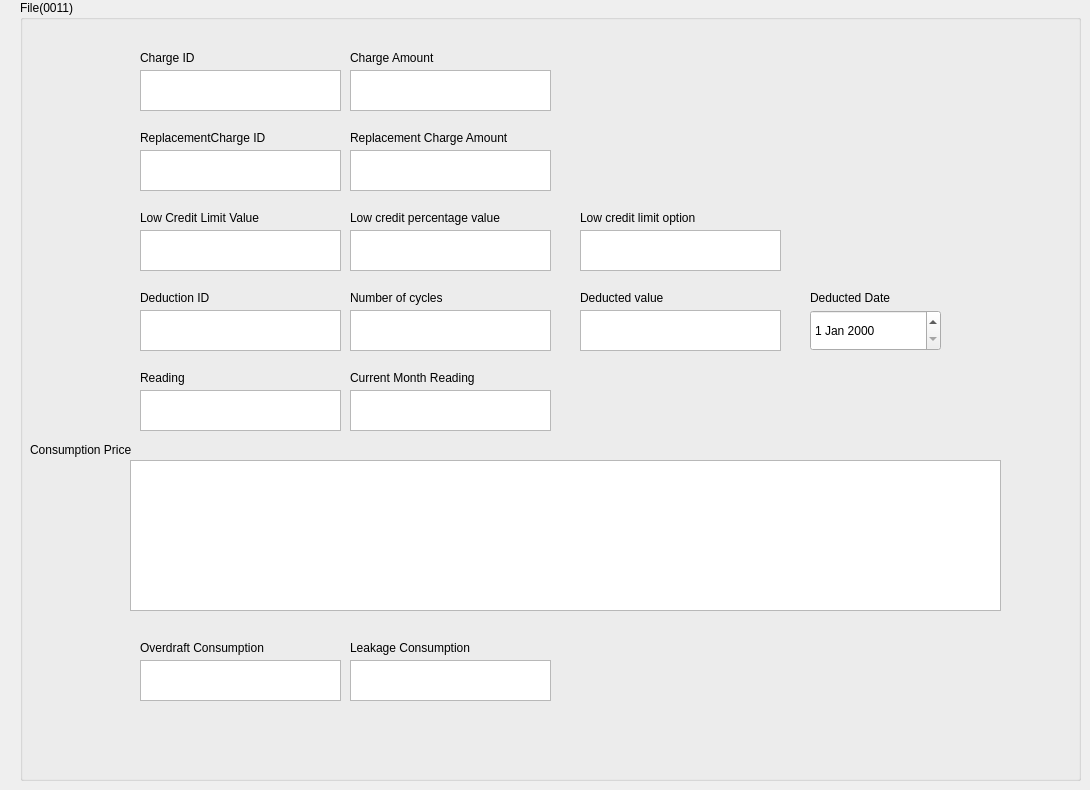
         <widget class="QWidget" name="page_File_11">
          <widget class="QGroupBox" name="groupBoxMain_11">
           <property name="geometry">
            <rect>
             <x>20</x>
             <y>0</y>
             <width>1061</width>
             <height>781</height>
            </rect>
           </property>
           <property name="styleSheet">
            <string notr="true"/>
           </property>
           <property name="title">
            <string>File(0011)</string>
           </property>
           <widget class="QLabel" name="L_ChargeAmount_11">
            <property name="geometry">
             <rect>
              <x>330</x>
              <y>50</y>
              <width>201</width>
              <height>16</height>
             </rect>
            </property>
            <property name="text">
             <string>Charge Amount</string>
            </property>
           </widget>
           <widget class="QTextEdit" name="T_ChargeAmount_11">
            <property name="geometry">
             <rect>
              <x>330</x>
              <y>70</y>
              <width>201</width>
              <height>41</height>
             </rect>
            </property>
           </widget>
           <widget class="QTextEdit" name="T_ChargeID_11">
            <property name="geometry">
             <rect>
              <x>120</x>
              <y>70</y>
              <width>201</width>
              <height>41</height>
             </rect>
            </property>
           </widget>
           <widget class="QLabel" name="L_ChargeID_11">
            <property name="geometry">
             <rect>
              <x>120</x>
              <y>50</y>
              <width>201</width>
              <height>16</height>
             </rect>
            </property>
            <property name="text">
             <string>Charge ID</string>
            </property>
           </widget>
           <widget class="QTextEdit" name="T_ReplacementChargeAmount_11">
            <property name="geometry">
             <rect>
              <x>330</x>
              <y>150</y>
              <width>201</width>
              <height>41</height>
             </rect>
            </property>
           </widget>
           <widget class="QLabel" name="L_ReplacementChargeAmount_11">
            <property name="geometry">
             <rect>
              <x>330</x>
              <y>130</y>
              <width>201</width>
              <height>16</height>
             </rect>
            </property>
            <property name="text">
             <string>Replacement Charge Amount</string>
            </property>
           </widget>
           <widget class="QTextEdit" name="T_ReplacementChargeID_11">
            <property name="geometry">
             <rect>
              <x>120</x>
              <y>150</y>
              <width>201</width>
              <height>41</height>
             </rect>
            </property>
           </widget>
           <widget class="QLabel" name="L_ReplacementChargeID_11">
            <property name="geometry">
             <rect>
              <x>120</x>
              <y>130</y>
              <width>201</width>
              <height>16</height>
             </rect>
            </property>
            <property name="text">
             <string>ReplacementCharge ID</string>
            </property>
           </widget>
           <widget class="QTextEdit" name="T_Lowcreditpercentagevalue_11">
            <property name="geometry">
             <rect>
              <x>330</x>
              <y>230</y>
              <width>201</width>
              <height>41</height>
             </rect>
            </property>
           </widget>
           <widget class="QLabel" name="L_Lowcreditpercentagevalue_11">
            <property name="geometry">
             <rect>
              <x>330</x>
              <y>210</y>
              <width>201</width>
              <height>16</height>
             </rect>
            </property>
            <property name="text">
             <string>Low credit percentage value</string>
            </property>
           </widget>
           <widget class="QTextEdit" name="T_LowCreditLimitValue_11">
            <property name="geometry">
             <rect>
              <x>120</x>
              <y>230</y>
              <width>201</width>
              <height>41</height>
             </rect>
            </property>
           </widget>
           <widget class="QLabel" name="L_LowCreditLimitValue_11">
            <property name="geometry">
             <rect>
              <x>120</x>
              <y>210</y>
              <width>201</width>
              <height>16</height>
             </rect>
            </property>
            <property name="text">
             <string>Low Credit Limit Value</string>
            </property>
           </widget>
           <widget class="QTextEdit" name="T_Numberofcycles_11">
            <property name="geometry">
             <rect>
              <x>330</x>
              <y>310</y>
              <width>201</width>
              <height>41</height>
             </rect>
            </property>
           </widget>
           <widget class="QLabel" name="L_Numberofcycles_11">
            <property name="geometry">
             <rect>
              <x>330</x>
              <y>290</y>
              <width>201</width>
              <height>16</height>
             </rect>
            </property>
            <property name="text">
             <string>Number of cycles</string>
            </property>
           </widget>
           <widget class="QTextEdit" name="T_DeductionID_11">
            <property name="geometry">
             <rect>
              <x>120</x>
              <y>310</y>
              <width>201</width>
              <height>41</height>
             </rect>
            </property>
           </widget>
           <widget class="QLabel" name="L_DeductionID_11">
            <property name="geometry">
             <rect>
              <x>120</x>
              <y>290</y>
              <width>201</width>
              <height>16</height>
             </rect>
            </property>
            <property name="text">
             <string>Deduction ID</string>
            </property>
           </widget>
           <widget class="QLabel" name="L_Lowcreditlimitoption_11">
            <property name="geometry">
             <rect>
              <x>560</x>
              <y>210</y>
              <width>201</width>
              <height>16</height>
             </rect>
            </property>
            <property name="text">
             <string>Low credit limit option</string>
            </property>
           </widget>
           <widget class="QTextEdit" name="T_Lowcreditlimitoption_11">
            <property name="geometry">
             <rect>
              <x>560</x>
              <y>230</y>
              <width>201</width>
              <height>41</height>
             </rect>
            </property>
           </widget>
           <widget class="QLabel" name="L_Deductedvalue_11">
            <property name="geometry">
             <rect>
              <x>560</x>
              <y>290</y>
              <width>201</width>
              <height>16</height>
             </rect>
            </property>
            <property name="text">
             <string>Deducted value</string>
            </property>
           </widget>
           <widget class="QTextEdit" name="T_Deductedvalue_11">
            <property name="geometry">
             <rect>
              <x>560</x>
              <y>310</y>
              <width>201</width>
              <height>41</height>
             </rect>
            </property>
           </widget>
           <widget class="QDateEdit" name="dat_DeductionstartcycleDate_11">
            <property name="geometry">
             <rect>
              <x>790</x>
              <y>310</y>
              <width>131</width>
              <height>41</height>
             </rect>
            </property>
           </widget>
           <widget class="QLabel" name="L_DeductionstartcycleDate_11">
            <property name="geometry">
             <rect>
              <x>790</x>
              <y>290</y>
              <width>131</width>
              <height>16</height>
             </rect>
            </property>
            <property name="text">
             <string>Deducted Date</string>
            </property>
           </widget>
           <widget class="QLabel" name="L_Reading_11">
            <property name="geometry">
             <rect>
              <x>120</x>
              <y>370</y>
              <width>201</width>
              <height>16</height>
             </rect>
            </property>
            <property name="text">
             <string>Reading</string>
            </property>
           </widget>
           <widget class="QTextEdit" name="T_CurrentMonthReading_11">
            <property name="geometry">
             <rect>
              <x>330</x>
              <y>390</y>
              <width>201</width>
              <height>41</height>
             </rect>
            </property>
           </widget>
           <widget class="QTextEdit" name="T_Reading_11">
            <property name="geometry">
             <rect>
              <x>120</x>
              <y>390</y>
              <width>201</width>
              <height>41</height>
             </rect>
            </property>
           </widget>
           <widget class="QLabel" name="L_CurrentMonthReading_11">
            <property name="geometry">
             <rect>
              <x>330</x>
              <y>370</y>
              <width>201</width>
              <height>16</height>
             </rect>
            </property>
            <property name="text">
             <string>Current Month Reading</string>
            </property>
           </widget>
           <widget class="QTableWidget" name="table_Monthlyconsumption_11">
            <property name="geometry">
             <rect>
              <x>110</x>
              <y>460</y>
              <width>871</width>
              <height>151</height>
             </rect>
            </property>
           </widget>
           <widget class="QLabel" name="L_Monthlyconsumption_11">
            <property name="geometry">
             <rect>
              <x>10</x>
              <y>440</y>
              <width>141</width>
              <height>20</height>
             </rect>
            </property>
            <property name="text">
             <string>Consumption Price</string>
            </property>
           </widget>
           <widget class="QTextEdit" name="T_LeakageConsumption_11">
            <property name="geometry">
             <rect>
              <x>330</x>
              <y>660</y>
              <width>201</width>
              <height>41</height>
             </rect>
            </property>
           </widget>
           <widget class="QLabel" name="L_Overdraftconsumption_11">
            <property name="geometry">
             <rect>
              <x>120</x>
              <y>640</y>
              <width>201</width>
              <height>16</height>
             </rect>
            </property>
            <property name="text">
             <string>Overdraft Consumption</string>
            </property>
           </widget>
           <widget class="QLabel" name="L_LeakageConsumption_11">
            <property name="geometry">
             <rect>
              <x>330</x>
              <y>640</y>
              <width>201</width>
              <height>16</height>
             </rect>
            </property>
            <property name="text">
             <string>Leakage Consumption</string>
            </property>
           </widget>
           <widget class="QTextEdit" name="T_Overdraftconsumption_11">
            <property name="geometry">
             <rect>
              <x>120</x>
              <y>660</y>
              <width>201</width>
              <height>41</height>
             </rect>
            </property>
           </widget>
          </widget>
         </widget>
